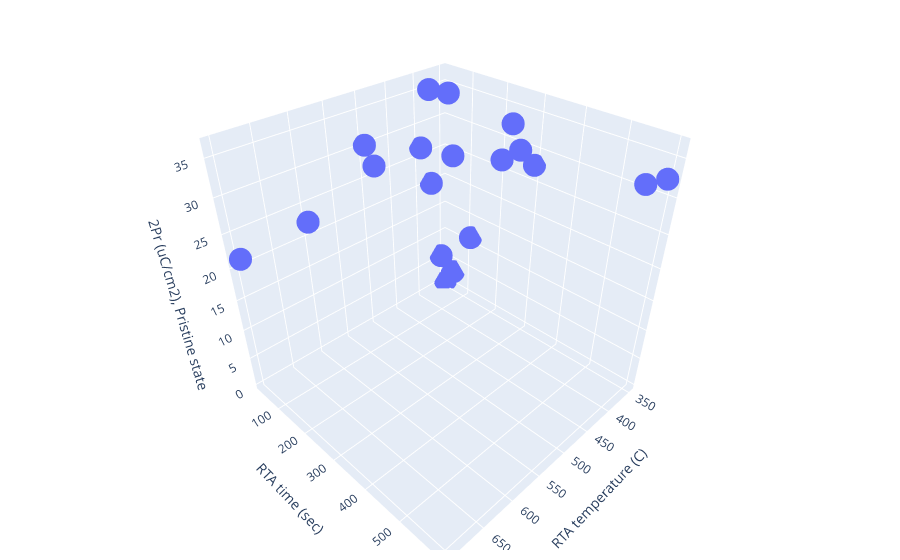

The notebook cell this image was saved under:
### Code cell
# plot?...
fig = px.scatter_3d(fe_data, x='RTA temperature (C)', y='RTA time (sec)', 
                        z='2Pr (uC/cm2), Pristine state')
fig.update_layout(scene=dict(
                            # xaxis=dict(nticks=4, range=[200, 800])
                            # yaxis=dict(range=[0, 500])
                            ),
                   margin=dict(r=20, l=10, b=10, t=10)
                   )
fig.show()

### Figure 1 — Plotly figure (JSON) as saved in the notebook; plotly's stock layout.template omitted (floating-point values rounded to 4 significant figures)
{"data": [{"hovertemplate": "RTA temperature (C)=%{x}<br>RTA time (sec)=%{y}<br>2Pr (uC/cm2), Pristine state=%{z}<extra></extra>", "legendgroup": "", "marker": {"color": "#636efa", "symbol": "circle"}, "mode": "markers", "name": "", "scene": "scene", "showlegend": false, "x": [350, 350, 350, 350, 350, 360, 380, 400, 400, 400, 400, 400, 500, 600, 700, 389.2, 544.4, 440.9, 402.2], "y": [30, 60, 120, 300, 600, 30, 30, 30, 60, 120, 300, 600, 30, 30, 30, 309.6, 150, 199.9, 279.7], "z": [0.311, 3.051, 11.49, 27.85, 32.44, 5.915, 20.17, 26.67, 35.82, 36.27, 35.19, 33.62, 30.26, 22.56, 21.47, 31.51, 31.27, 30.21, 29.98], "type": "scatter3d"}], "layout": {"scene": {"domain": {"x": [0, 1], "y": [0, 1]}, "xaxis": {"title": {"text": "RTA temperature (C)"}}, "yaxis": {"title": {"text": "RTA time (sec)"}}, "zaxis": {"title": {"text": "2Pr (uC/cm2), Pristine state"}}}, "legend": {"tracegroupgap": 0}, "margin": {"t": 10, "r": 20, "l": 10, "b": 10}}}
